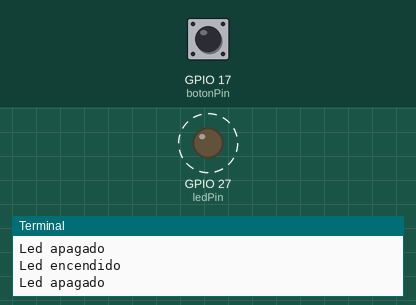
A program run on a simulated Raspberry Pi (BCM pin numbers). On the bench: output pins drawn as LEDs (lit = HIGH), the last lines printed to the terminal. Dashed ring = blinking. The test bench sets the inputs (shaded band); at power-on: GPIO 17 (botonPin) LOW.

Above: at 1.05 s.
1.3 s: GPIO 17 (botonPin) pulled LOW for 0.15 s
3.0 s: GPIO 17 (botonPin) pulled HIGH for 1 s
At 5.2 s:
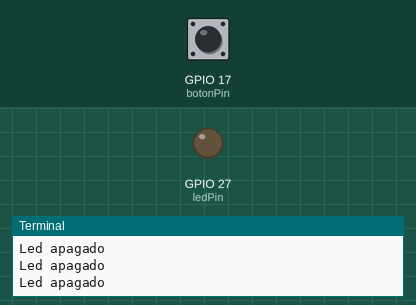
5.5 s: GPIO 17 (botonPin) pulled HIGH for 3.2 s
At 6.7 s:
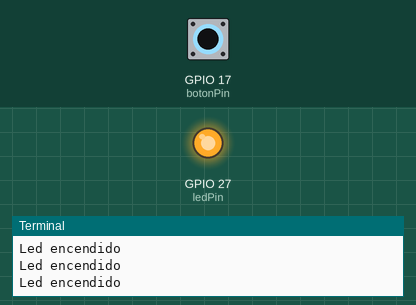
10.2 s: GPIO 17 (botonPin) pulled LOW for 1 s
At 11.5 s:
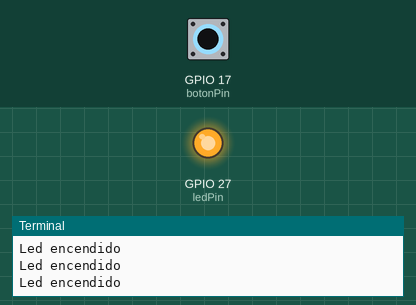
Timing chart, 0 to 13.2 s (numbered marks = the images above; inputs shaded):
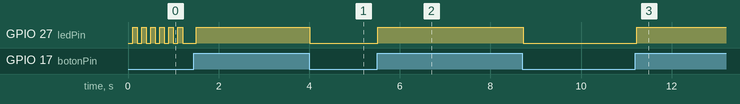

Measured:
- after the input at 3.0 s, GPIO 27 (ledPin): HIGH → LOW after 1.0 s
- after the input at 5.5 s, GPIO 27 (ledPin): LOW → HIGH at once, → LOW 3.2 s later
- after the input at 10.2 s, GPIO 27 (ledPin): LOW → HIGH after 1.0 s

The program:

ledBoton.py
```python
import RPi.GPIO as GPIO
import time

GPIO.setmode(GPIO.BCM)
GPIO.setwarnings(False)

ledPin = 27
botonPin = 17

#entradas y salidas
GPIO.setup(ledPin, GPIO.OUT)
GPIO.setup(botonPin, GPIO.IN)

while True:

    if GPIO.input(botonPin) == False:
        print("Led apagado")
        GPIO.output(ledPin, False) #apagar led (False o 0)
        time.sleep(0.1)
        GPIO.setup(botonPin, GPIO.IN, GPIO.PUD_UP)

    if GPIO.input(botonPin) == True:
        print("Led encendido")
        GPIO.output(ledPin, True) #encender led (True o 1)
        time.sleep(0.1)
        GPIO.setup(botonPin, GPIO.IN, GPIO.PUD_DOWN)

GPIO.cleanup() #limpiar GPIO
```
